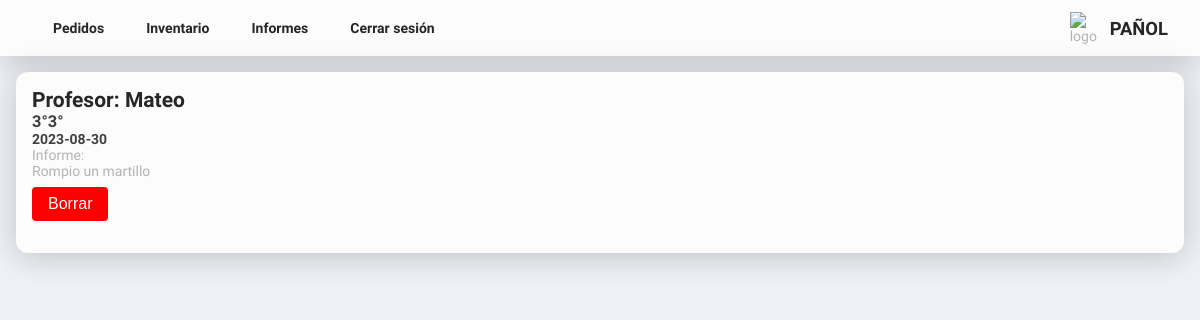
The page /pages/reports.php (signed in) on the database as committed earlier.
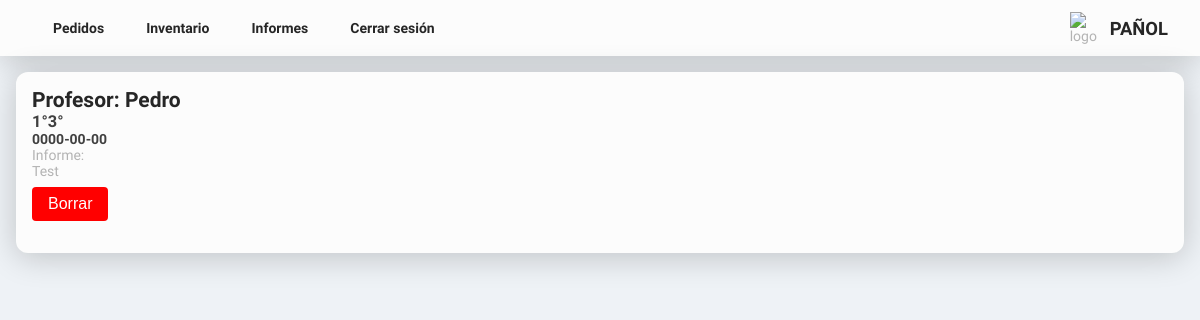
The same page on the database as committed later.
### tables this page shows
CREATE TABLE `informes` (
  `id` int(11) NOT NULL,
  `profesor` varchar(255) DEFAULT NULL,
  `curso` varchar(7) DEFAULT NULL,
  `texto` text DEFAULT NULL,
  `fecha` date DEFAULT NULL
);

### pages/reports.php (the view, shortened to what this page needs)
<?php
include('../php/connect_bd.php');
?>
<!DOCTYPE html>
<html lang="en">
<head>
  <link href="https://cdn.jsdelivr.net/npm/remixicon@3.4.0/fonts/remixicon.css" rel="stylesheet" />
  <link rel="stylesheet" href="../assets/css/style.css">
</head>
<body>
<header class="hero">
    <nav class="nav">
      <ul class="nav__list">
        <li class="nav__iteam">
          <a href="orders.php" class="nav__link">Pedidos</a>
        </li>
        <li class="nav__iteam">
          <a href="inventory.php" class="nav__link">Inventario</a>
        </li>
        <li class="nav__iteam">
          <a href="reports.php" class="nav__link">Informes</a>
        </li>
        <li class="nav__iteam">
          <a href="../php/logout.php" class="nav__link">Cerrar sesión</a>
        </li>
      </ul>
    </nav>
    <div class="hero__logo hero__logo-0">
      <img class="hero__logo-img" src="https://avatars.githubusercontent.com/u/6693385?s=200&v=4" alt="logo" />
      <h2 class="title__hero">Pañol</h2>
    </div>
  </header>
 <?php
$sql = "SELECT profesor, curso, fecha, texto, id FROM informes";
$result = $conexion->query($sql);
if ($result->num_rows > 0) {
    while ($row = $result->fetch_assoc()) {
        echo '<section class="inform__section">';
        echo '<div class="card__inform card">';
        echo '<div class="info__inform">';
        echo '<h2 class="title__inform">Profesor: ' . $row['profesor'] . '</h2>';
        echo '<h3 class="curso__inform">' . $row['curso'] . '</h3>';
        echo '<h4 class="curso__inform">' . $row['fecha'] . '</h4>';
        echo '</div>';
        echo '<div class="div__inform">';
        echo '<p class="paragraph__inform">Informe:</p>';
        echo '<div class="text__inform">';
        echo '<p>' . $row['texto'] . '</p>';
        echo '<div>';
        echo '<a href="../php/deleteReport.php?id_informe=' . $row['id'] . '"><button class="btn__blue-red">Borrar</button></a>';
        echo '</div>';
        echo '</div>';
        echo '</div>';
        echo '</section>';
    }
} else {
    echo "No se encontraron informes.";
}
?>
</body>
</html>

Rows that differ between the two databases and show on the page:
removed informes: profesor "Mateo", curso "3°3°", fecha "2023-08-30", texto "Rompio un martillo"
added informes: profesor "Pedro", curso "1°3°", fecha "0000-00-00", texto "Test"
